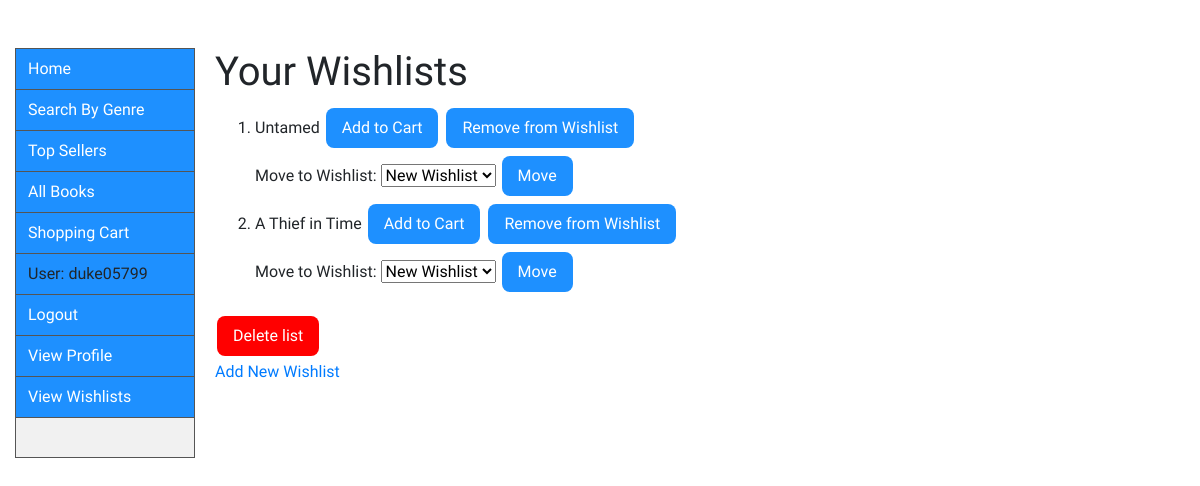
/search/wishlists/ (signed in), run on an earlier commit of the app's database.
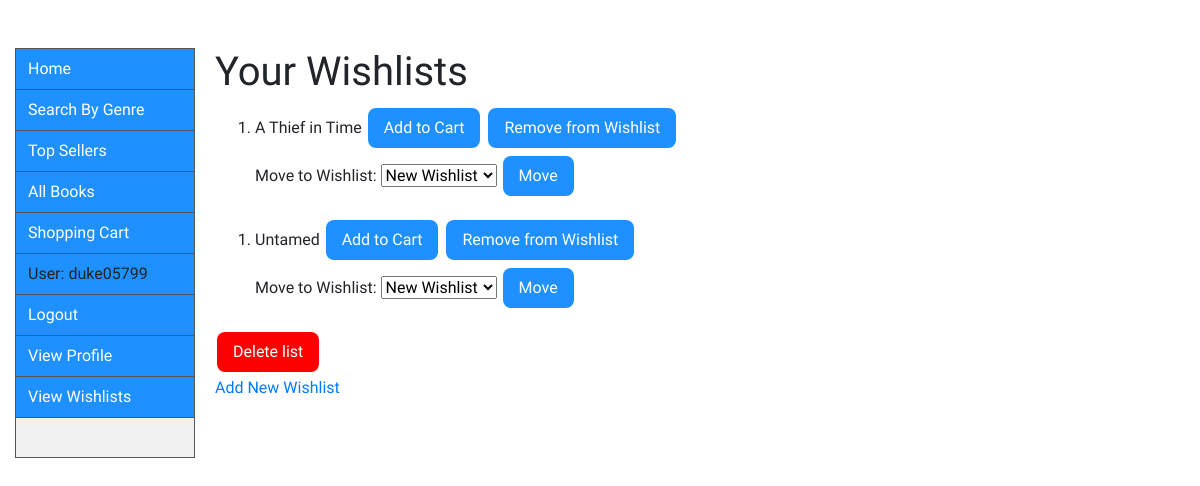
And on a later commit of the database.
### catalog/models.py (models this page shows, shortened)
class Book(models.Model):
    title = models.CharField(max_length=200)
    author = models.ForeignKey('Author', on_delete=models.SET_NULL, null=True)
    publisher = models.CharField(max_length=50, default='Publisher')
    publishing_date = models.DateTimeField()
    summary = models.TextField(
        max_length=1000, help_text='Enter a brief description of the book')
    price = models.FloatField(default="9.99")
    genre = models.ManyToManyField(
        Genre, help_text='Select a genre for this book')
    model_pic = models.ImageField(upload_to='pics/', blank=True, null=True)
    slug = models.SlugField()
    class Meta:
        verbose_name_plural = "books"
    def get_add_to_cart_url(self):
        return reverse('add-to-cart', kwargs={
            'slug': self.slug
        })
    def get_remove_from_wishlist_url(self):
        return reverse('remove-from-wishlist', kwargs={
            'slug': self.slug
        })
    def get_transfer_wishlist_url(self):
        return reverse('transfer-wishlist', kwargs={
            'slug': self.slug
        })

### catalog/views.py (the view)
# urls.py: path('wishlists/', views.WishlistsView.as_view(), name='wishlists'),
class WishlistsView(generic.ListView):
    model = Wishlist
    template_name = 'catalog/wishlists.html'
    queryset = Book.objects.all()
    def get_context_data(self, **kwargs):
        context = super().get_context_data(**kwargs)
        if self.request.user.is_authenticated:
            context['wishlists'] = Wishlist.objects.filter(
                user=self.request.user)
        return context

### catalog/templates/catalog/wishlists.html (shortened to what this page needs)
{% extends "base_generic.html" %}
{% block content %}
{% if user.is_authenticated %}
    <h1>Your Wishlists</h1>
    {% for wishlist in wishlists %}
    <ol>
    {% for book in wishlist.books.all %}
    <li>{{ book.title }} <a href="{{book.get_add_to_cart_url}}"> <button type="button" class="button2">Add to Cart</button> </a>
    <a href="{{book.get_remove_from_wishlist_url}}"> <button type="button" class="button2">Remove from Wishlist</button> </a>
        <form action="{{book.get_transfer_wishlist_url}}" method="post">
            Move to Wishlist:
            <select name="wish">
                {% for list in wishlists %}
            <option value="{{list.id}}">{{list.name}}</option>
                {% endfor %}
            </select>
            <button type="submit" class="button2">Move</button>
        </form>
    </li>
    {% endfor %}
    </ol>
    {% endfor %}
    <h4>{{ wishlist.name }}</h4> <form action="{% url 'delete-wishlist' %}" method="post">{% csrf_token %} <button type="submit" name="del" value="{{wishlist.id}}" class="button3">Delete list</button></form>
    <a href="newwish/">Add New Wishlist</a>
    {% else %}
    <h1>Oops!</h1>
    <p>You are not <a href="{% url 'login' %}">logged in</a>.</p>
{% endif %}
{% endblock %}

### catalog/templates/base_generic.html (shortened to what this page needs)
<!DOCTYPE html>
<html lang="en">
<head>
  <link rel="stylesheet" href="https://stackpath.bootstrapcdn.com/bootstrap/4.1.3/css/bootstrap.min.css">
  {% load static %}
  <link rel="stylesheet" href="{% static 'css/styles.css' %}">
</head>
<body style="background-color: white;">
  <div class="container-fluid">
    <div class="row">
      <div class="col-sm-2">
      {% block sidebar %}
        <ul>
          <li><a href="{% url 'index' %}" class="liststyle">Home</a></li>
          <li><a href="{% url 'search' %}" class="liststyle">Search By Genre</a></li>
          <li><a href="{% url 'topsellers' %}" class="liststyle">Top Sellers</a></li>
          <li><a href="{% url 'books' %}" class="liststyle">All Books</a></li>
          {% if user.is_authenticated %}
          <li><a href="{% url 'shoppingcart' %}" class="liststyle">Shopping Cart</a></li>
          <li><a class="liststyle">User: {{ user.get_username }}</a></li>
          <li><a href="{% url 'logout'%}?next={{request.path}}" class="liststyle">Logout</a></li>
          <li><a href="{% url 'profile'%}" class="liststyle">View Profile</a>
          <li><a href="{% url 'wishlists'%}" class="liststyle">View Wishlists</a>
          {% else %}
          <li><a href="{% url 'login'%}" class="liststyle">Login</a></li>
          <li><a href ="{% url 'signup' %}" class="liststyle">Register</a></li>
          {% endif %}
      {% block pagination %}
        {% load test %}
          {% endblock %}
        </ul>
      {% endblock %}
      </div>
      <div class="col-sm-10" id="col-sm-10">{% block content %}{% endblock %}</div>
    </div>
  </div>
</body>
</html>

### catalog/static/css/styles.css (style rules this page uses)
.button2 { background-color: dodgerblue; border: none; border-radius: 8px; color: white; padding: 8px 16px; text-align: center; text-decoration: none; display: inline-block; font-size: 16px; margin: 4px 2px; cursor: pointer; }
.button3 { background-color: red; border: none; border-radius: 8px; color: white; padding: 8px 16px; text-align: center; text-decoration: none; display: inline-block; font-size: 16px; margin: 4px 2px; cursor: pointer; }
ul { list-style-type: none; margin: 0; padding: 0; width: 15%; background-color: #f1f1f1; position: fixed; height: 51.3%; overflow: auto; border: 1px solid #555; }
li a.liststyle { display: block; background-color: dodgerblue; color: white; padding: 8px 12px; text-decoration: none; border-bottom: 1px solid #555; }

### catalog/templates/base_generic.html (style rules this page uses)
body { font-family: 'Rakkas' }

What changed in the data, as far as the page shows it:
changed Wishlist (number 1 of 2 on the later page): loses Book (title "Untamed")
added Wishlist: Book (title "Untamed")
